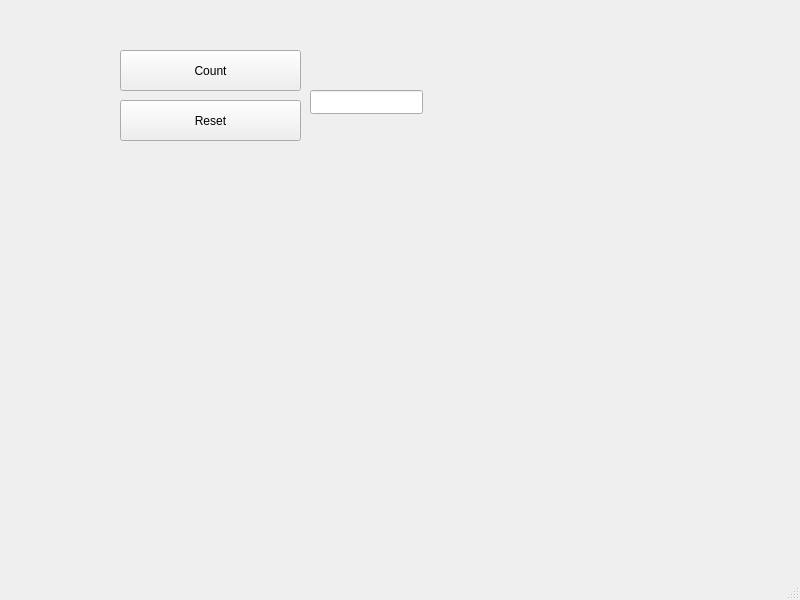
<?xml version="1.0" encoding="UTF-8"?>
<ui version="4.0">
 <class>MainWindow</class>
 <widget class="QMainWindow" name="MainWindow">
  <property name="geometry">
   <rect>
    <x>0</x>
    <y>0</y>
    <width>800</width>
    <height>600</height>
   </rect>
  </property>
  <property name="windowTitle">
   <string>MainWindow</string>
  </property>
  <widget class="QWidget" name="centralwidget">
   <widget class="QPushButton" name="btnCount">
    <property name="geometry">
     <rect>
      <x>120</x>
      <y>50</y>
      <width>181</width>
      <height>41</height>
     </rect>
    </property>
    <property name="text">
     <string>Count</string>
    </property>
   </widget>
   <widget class="QLineEdit" name="lineResult">
    <property name="geometry">
     <rect>
      <x>310</x>
      <y>90</y>
      <width>113</width>
      <height>24</height>
     </rect>
    </property>
   </widget>
   <widget class="QPushButton" name="btnReset">
    <property name="geometry">
     <rect>
      <x>120</x>
      <y>100</y>
      <width>181</width>
      <height>41</height>
     </rect>
    </property>
    <property name="text">
     <string>Reset</string>
    </property>
   </widget>
  </widget>
  <widget class="QMenuBar" name="menubar">
   <property name="geometry">
    <rect>
     <x>0</x>
     <y>0</y>
     <width>800</width>
     <height>21</height>
    </rect>
   </property>
  </widget>
  <widget class="QStatusBar" name="statusbar"/>
 </widget>
 <resources/>
 <connections/>
</ui>
